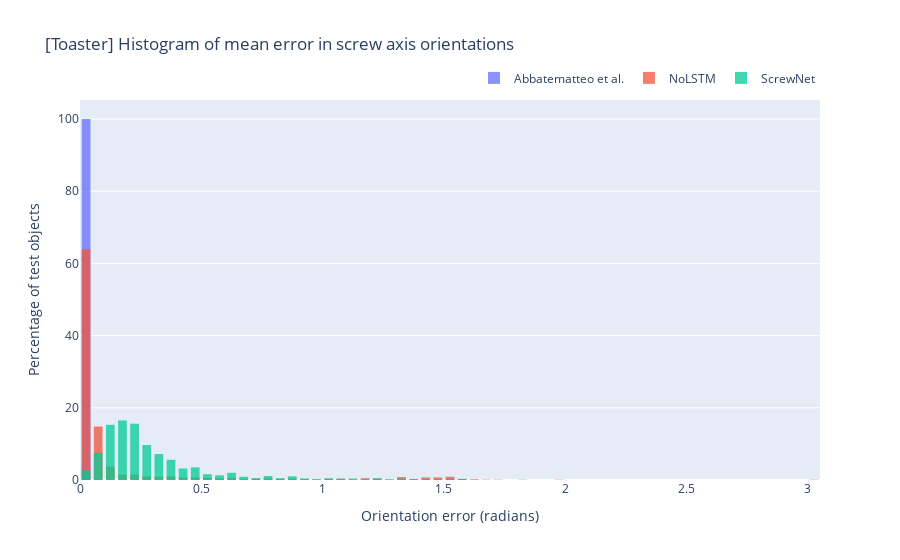
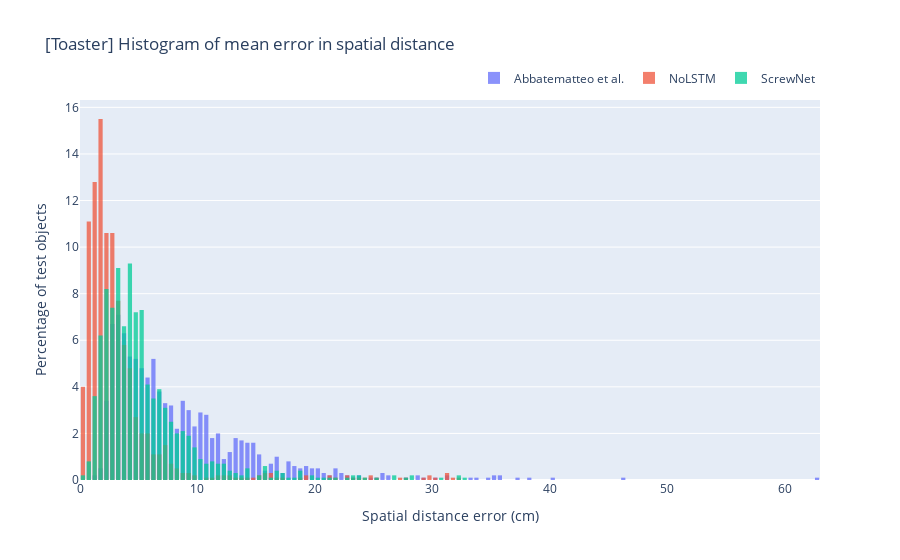
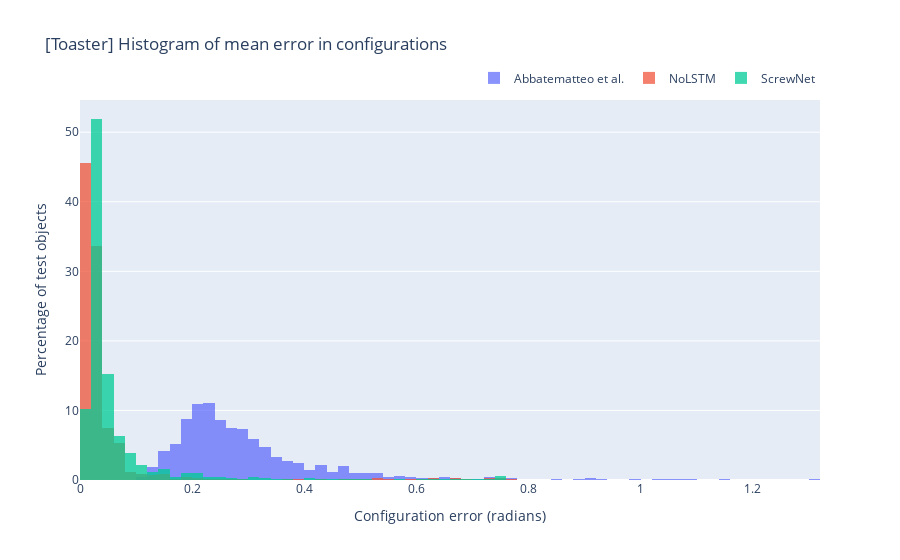

The notebook cell saved with these charts, in order:
### Code cell
## Cabinet
ours_file = '/Users/jainajinkya/research/ArticulationModel/results/cabinet/ours/nnv1_synArt_20000/test_prediction_data.pkl'
with open(ours_file, 'rb') as f:
    ours = pickle.load(f)

ben_file = '/Users/jainajinkya/research/ArticulationModel/results/cabinet/ben/ben_cabinet/test_prediction_data.pkl'
with open(ben_file, 'rb') as f:
    ben = pickle.load(f)

noLSTM_file = '/Users/jainajinkya/research/ArticulationModel/results/cabinet/ours/nnv1_synArt_20000_noLSTM/test_prediction_data.pkl'
with open(noLSTM_file, 'rb') as f:
    noLSTM = pickle.load(f)
    
## Orientation
fig = go.Figure()
fig.add_trace(go.Histogram(x=ben['ori_err_mean'], histnorm='percent', name='Abbatematteo et al.', bingroup=1))
fig.add_trace(go.Histogram(x=noLSTM['ori_err_mean'], histnorm='percent', name='NoLSTM', bingroup=1))
fig.add_trace(go.Histogram(x=ours['ori_err_mean'], histnorm='percent', name='ScrewNet', bingroup=1))

fig.update_layout(
    title_text='[Toaster] Histogram of mean error in screw axis orientations', # title of plot
    xaxis_title_text='Orientation error (radians)', # xaxis label
    yaxis_title_text='Percentage of test objects', # yaxis label
    bargap=0.2, # gap between bars of adjacent location coordinates
    bargroupgap=0.1, # gap between bars of the same location coordinates
    barmode='overlay'
)

# Reduce opacity to see both histograms
fig.update_traces(opacity=0.75)
fig.update_layout(legend=dict(orientation="h", yanchor="bottom", y=1.02, xanchor="right", x=1))
fig.show()

## Spatial Distance
fig = go.Figure()
fig.add_trace(go.Histogram(x=ben['dist_err_mean']*100., histnorm='percent', name='Abbatematteo et al.', bingroup=2))
fig.add_trace(go.Histogram(x=noLSTM['dist_err_mean']*100., histnorm='percent', name='NoLSTM', bingroup=2))
fig.add_trace(go.Histogram(x=ours['dist_err_mean']*100., histnorm='percent', name='ScrewNet', bingroup=2))

fig.update_layout(
    title_text='[Toaster] Histogram of mean error in spatial distance', # title of plot
    xaxis_title_text='Spatial distance error (cm)', # xaxis label
    yaxis_title_text='Percentage of test objects', # yaxis label
    bargap=0.2, # gap between bars of adjacent location coordinates
    bargroupgap=0.1, # gap between bars of the same location coordinates
    barmode='overlay'
)

# Reduce opacity to see both histograms
fig.update_traces(opacity=0.75)
fig.update_layout(legend=dict(orientation="h", yanchor="bottom", y=1.02, xanchor="right", x=1))
fig.show()

## Configuration
fig = go.Figure()
fig.add_trace(go.Histogram(x=ben['q_err_mean'], histnorm='percent', name='Abbatematteo et al.', bingroup=3))
fig.add_trace(go.Histogram(x=noLSTM['theta_err_mean'], histnorm='percent', name='NoLSTM', bingroup=3))
fig.add_trace(go.Histogram(x=ours['theta_err_mean'], histnorm='percent', name='ScrewNet', bingroup=3))

fig.update_layout(
    title_text='[Toaster] Histogram of mean error in configurations', # title of plot
    xaxis_title_text='Configuration error (radians)', # xaxis label
    yaxis_title_text='Percentage of test objects', # yaxis label
#     bargap=0.2, # gap between bars of adjacent location coordinates
#     bargroupgap=0.1, # gap between bars of the same location coordinates
    barmode='overlay'
)

# Reduce opacity to see both histograms
fig.update_traces(opacity=0.75)
fig.update_layout(legend=dict(orientation="h", yanchor="bottom", y=1.02, xanchor="right", x=1))
fig.show()

# Stats
ours_ori_mean = np.mean(ours['ori_err_mean'])
ours_ori_std = np.std(ours['ori_err_mean'])
ben_ori_mean = np.mean(ben['ori_err_mean'])
ben_ori_std = np.std(ben['ori_err_mean'])
noLSTM_ori_mean = np.mean(noLSTM['ori_err_mean'])
noLSTM_ori_std = np.std(noLSTM['ori_err_mean'])

ours_dist_mean = np.mean(ours['dist_err_mean'])
ours_dist_std = np.std(ours['dist_err_mean'])
ben_dist_mean = np.mean(ben['dist_err_mean'])
ben_dist_std = np.std(ben['dist_err_mean'])
noLSTM_dist_mean = np.mean(noLSTM['dist_err_mean'])
noLSTM_dist_std = np.std(noLSTM['dist_err_mean'])

ours_theta_mean = np.mean(ours['theta_err_mean'])
ours_theta_std = np.std(ours['theta_err_mean'])
ben_theta_mean = np.mean(ben['q_err_mean'])
ben_theta_std = np.std(ben['q_err_mean'])
noLSTM_theta_mean = np.mean(noLSTM['theta_err_mean'])
noLSTM_theta_std = np.std(noLSTM['theta_err_mean'])

print("For Cabinet")
print("Screw axis orientation: \nOurs: ({}, {}) ,\nBen:({}, {}), \nnoLSTM:({}, {})".format(\
        ours_ori_mean, ours_ori_std, ben_ori_mean, ben_ori_std, noLSTM_ori_mean, noLSTM_ori_std))
print("\nScrew axis distance: \nOurs: ({}, {}) ,\nBen:({}, {}), \nnoLSTM:({}, {})".format(\
        ours_dist_mean, ours_dist_std, ben_dist_mean, ben_dist_std, noLSTM_dist_mean, noLSTM_dist_std))
print("\nConfiguration: \nOurs: ({}, {}) ,\nBen:({}, {}), \nnoLSTM:({}, {})".format(\
        ours_theta_mean, ours_theta_std, ben_theta_mean, ben_theta_std, noLSTM_theta_mean, noLSTM_theta_std))

### Figure 1 — Plotly figure (JSON) as saved in the notebook; plotly's stock layout.template omitted (floating-point values rounded to 4 significant figures; data arrays with more than 128 entries replaced by an {"elided": "..."} marker saying what was removed)
{"data": [{"bingroup": "1", "histnorm": "percent", "name": "Abbatematteo et al.", "opacity": 0.75, "type": "histogram", "x": {"elided": "1000 float values"}}, {"bingroup": "1", "histnorm": "percent", "name": "NoLSTM", "opacity": 0.75, "type": "histogram", "x": {"elided": "1000 float values"}}, {"bingroup": "1", "histnorm": "percent", "name": "ScrewNet", "opacity": 0.75, "type": "histogram", "x": {"elided": "1000 float values"}}], "layout": {"bargap": 0.2, "bargroupgap": 0.1, "barmode": "overlay", "legend": {"orientation": "h", "x": 1, "xanchor": "right", "y": 1.02, "yanchor": "bottom"}, "title": {"text": "[Toaster] Histogram of mean error in screw axis orientations"}, "xaxis": {"title": {"text": "Orientation error (radians)"}}, "yaxis": {"title": {"text": "Percentage of test objects"}}}}

### Figure 2 — Plotly figure (JSON) as saved in the notebook; plotly's stock layout.template omitted (floating-point values rounded to 4 significant figures; data arrays with more than 128 entries replaced by an {"elided": "..."} marker saying what was removed)
{"data": [{"bingroup": "2", "histnorm": "percent", "name": "Abbatematteo et al.", "opacity": 0.75, "type": "histogram", "x": {"elided": "1000 float values"}}, {"bingroup": "2", "histnorm": "percent", "name": "NoLSTM", "opacity": 0.75, "type": "histogram", "x": {"elided": "1000 float values"}}, {"bingroup": "2", "histnorm": "percent", "name": "ScrewNet", "opacity": 0.75, "type": "histogram", "x": {"elided": "1000 float values"}}], "layout": {"bargap": 0.2, "bargroupgap": 0.1, "barmode": "overlay", "legend": {"orientation": "h", "x": 1, "xanchor": "right", "y": 1.02, "yanchor": "bottom"}, "title": {"text": "[Toaster] Histogram of mean error in spatial distance"}, "xaxis": {"title": {"text": "Spatial distance error (cm)"}}, "yaxis": {"title": {"text": "Percentage of test objects"}}}}

### Figure 3 — Plotly figure (JSON) as saved in the notebook; plotly's stock layout.template omitted (floating-point values rounded to 4 significant figures; data arrays with more than 128 entries replaced by an {"elided": "..."} marker saying what was removed)
{"data": [{"bingroup": "3", "histnorm": "percent", "name": "Abbatematteo et al.", "opacity": 0.75, "type": "histogram", "x": {"elided": "1000 float values"}}, {"bingroup": "3", "histnorm": "percent", "name": "NoLSTM", "opacity": 0.75, "type": "histogram", "x": {"elided": "1000 float values"}}, {"bingroup": "3", "histnorm": "percent", "name": "ScrewNet", "opacity": 0.75, "type": "histogram", "x": {"elided": "1000 float values"}}], "layout": {"barmode": "overlay", "legend": {"orientation": "h", "x": 1, "xanchor": "right", "y": 1.02, "yanchor": "bottom"}, "title": {"text": "[Toaster] Histogram of mean error in configurations"}, "xaxis": {"title": {"text": "Configuration error (radians)"}}, "yaxis": {"title": {"text": "Percentage of test objects"}}}}
